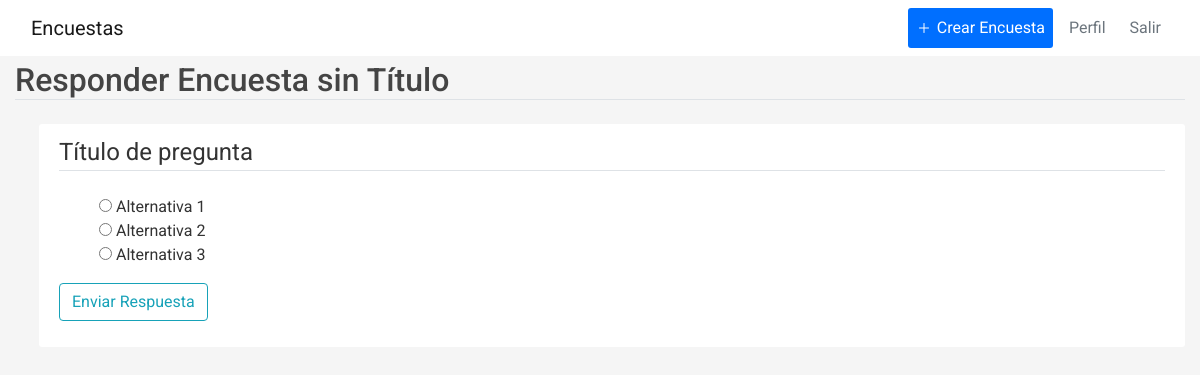
/responder_encuesta/3 (signed in), run on the app's committed database.
### encuestas/models.py (models this page shows)
class Encuesta(db.Model):
    id = db.Column(db.Integer, primary_key = True)
    title = db.Column(db.String(100),nullable = False)
    description = db.Column(db.String(1000), nullable = False)
    image_file = db.Column(db.String(20), nullable=False, default='default.jpg')
    date_created = db.Column(db.DateTime, nullable = False, default = datetime.utcnow)
    date_posted = db.Column(db.DateTime, default = datetime.utcnow)
    user_id = db.Column(db.Integer, db.ForeignKey('user.id'),nullable = False)
    preguntas = db.relationship('Pregunta', backref = 'content', lazy = True)
    estado =  db.Column(db.String(100), default = "creada")
    categoria = db.Column(db.String(100),default = "Categoría" , nullable=False)
    likes = db.Column(db.Integer, default = 0, nullable = False)
    dislikes = db.Column(db.Integer, default = 0, nullable = False)
    closing_date = db.Column(db.DateTime, default = datetime(2050,6,18,0,0,0))

class Pregunta(db.Model):
    id = db.Column(db.Integer, primary_key = True)
    title = db.Column(db.String(100), nullable = False)
    encuesta_id = db.Column(db.Integer, db.ForeignKey('encuesta.id'), nullable = False)
    items = db.relationship('Item', backref = 'options', lazy = True)

class Item(db.Model):
    id = db.Column(db.Integer, primary_key = True)
    description = db.Column(db.String(1000), nullable = False)
    pregunta_id = db.Column(db.Integer, db.ForeignKey('pregunta.id'), nullable = False)

### encuestas/routes.py (the view, shortened to what this page needs)
@app.route("/responder_encuesta/<int:encuesta_id>", methods=['GET', 'POST'])
@login_required
def responder_encuesta(encuesta_id):
    encuesta = Encuesta.query.get_or_404(encuesta_id)
    preguntas = Pregunta.query.filter_by(encuesta_id = encuesta_id)
    selected_preguntas_id = []
    for pregunta in preguntas:
        selected_preguntas_id.append(pregunta.id)
    items = Item.query.filter(Item.pregunta_id.in_(selected_preguntas_id))
    respuesta_form = EnviarRespuestaForm()
    return render_template('responder_encuesta.html',
        title = 'Responder Encuesta',
        encuesta = encuesta,
        preguntas = preguntas,
        items = items,
        respuesta_form = respuesta_form,
    )

### encuestas/forms.py
class EnviarRespuestaForm(FlaskForm):
    like = SubmitField('Me ha gustado')
    dislike = SubmitField('No me ha gustado')
    normal = SubmitField('Omitir opinión')

### encuestas/models.py (called while the page is built)
@login_manager_.user_loader
def load_user(user_id):
    return User.query.get(int(user_id))

### encuestas/templates/responder_encuesta.html (shortened to what this page needs)
{% extends "layout.html" %}
{% block content %}
<h2 class="border-bottom mb-4">
    Responder {{ encuesta.title}}
</h2>
<div class="content-section ml-4">
    <form method="POST" action="">
        <div class="form-group">
            {%for pregunta in preguntas%}
            <fieldset class="form-group">
                <legend class="border-bottom">
                    {{pregunta.title}}
                </legend>
            </fieldset>
            <ul>
                {%for item in items%}
                {%if pregunta.id == item.pregunta_id%}
                <li style="list-style-type: none;">
                    <input type="radio" name='{{pregunta.id}}' value="{{item.id}}">
                    {{item.description}}
                </li>
                {%endif%}
                {%endfor%}
            </ul>
            {%endfor%}
            <button type="button"
                    class="btn btn-outline-info"
                    data-toggle="modal"
                    data-target="#likeModal">
                Enviar Respuesta
            </button>
        </div>
    </form>
</div>
{% endblock content %}

### encuestas/static/main.css (style rules this page uses)
body { font-family: "Roboto", sans-serif; font-weight: 400; background: #f5f5f5; color: #333; margin-top: 3.4rem; box-sizing: border-box; }
h1, h2, h3, h4, h5, h6 { color: #444444; }
.content-section { background: #ffffff; padding: 10px 20px; border-radius: 3px; margin-bottom: 20px; }
.gap-4 { gap: 0.4rem; }
html, body { width: 100%; height: 100%; }

### data on the page
Encuesta: title "Encuesta sin Título"
Pregunta: title "Título de pregunta"
Item: description "Alternativa 1"
Item: description "Alternativa 2"
Item: description "Alternativa 3"
